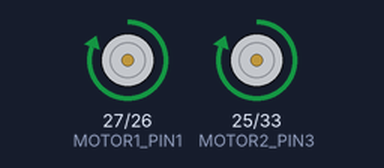
Recording of a sketch running on a simulated ESP32. Parts: motor-driver pin pairs drawn as motors (green arrow = first pin HIGH = forward, orange = second pin HIGH = backward, longer = more drive, scaled by the enable pin).

Above: at 1.0 s.
At 3.0 s:
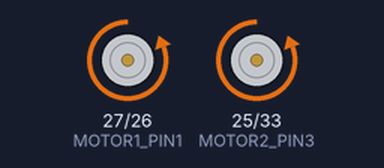
At 5.0 s:
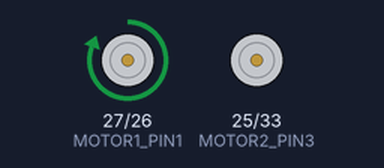
At 9.0 s:
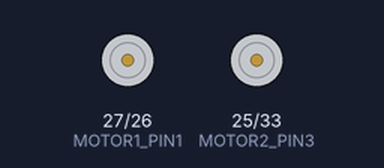
Timing chart, 0 to 13.0 s (numbered marks = the images above):
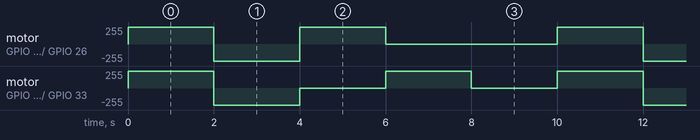

Measured:
- by itself, motor on GPIO 25 (MOTOR2_PIN3) / GPIO 33 (MOTOR2_PIN4): repeats every 10.0 s: backward 255/255 2.0 s, 2 × (stopped 2.0 s, forward 255/255 2.0 s)
- by itself, motor on GPIO 27 (MOTOR1_PIN1) / GPIO 26 (MOTOR1_PIN2): repeats every 10.0 s: backward 255/255 2.0 s, forward 255/255 2.0 s, stopped 4.0 s, forward 255/255 2.0 s

The sketch:

L2_Motor.ino
```cpp
/*
  PWN example for ESP32

  https://www.arduino.cc/en/Tutorial/BuiltInExamples/Blink
*/

int MOTOR1_EN = 14;
int MOTOR1_PIN1 = 27;
int MOTOR1_PIN2 = 26;
int MOTOR2_EN = 32;
int MOTOR2_PIN3 = 25;
int MOTOR2_PIN4 = 33;

// output1 connects to left motor's vin
// output2 connects to left motor's gnd
// output4 connects to right motor's vin
// output3 connects to right motor's gnd

// the setup function runs once when you press reset or power the board
void setup() {
  pinMode(MOTOR1_EN, OUTPUT);
  pinMode(MOTOR1_PIN1, OUTPUT);
  pinMode(MOTOR1_PIN2, OUTPUT);
  pinMode(MOTOR2_EN, OUTPUT);
  pinMode(MOTOR2_PIN3, OUTPUT);
  pinMode(MOTOR2_PIN4, OUTPUT);
}

// the loop function runs over and over again forever
void loop() {
  setMotorPowers(255,255);
  delay(2000);

  setMotorPowers(-255,-255);
  delay(2000);

  setMotorPowers(255,0);
  delay(2000);

  setMotorPowers(0,255);
  delay(2000);

  setMotorPowers(0,0);
  delay(2000);
}

// set motors' power with direction
void setMotorPowers(int left, int right){
  analogWrite(MOTOR1_EN, abs(left));
  analogWrite(MOTOR2_EN, abs(right));
  leftMotorDirection(left);
  rightMotorDirection(right);
}

// config left motor's direction
void leftMotorDirection(int left){
  if (left >= 0){
    // clockwise
    // output1 is HIGH
    // output2 is LOW
    // so
    // input1 is HIGH
    // inout2 is LOW
    digitalWrite(MOTOR1_PIN1, HIGH);
    digitalWrite(MOTOR1_PIN2, LOW);
  }
  else {
    // anticlockwise
    // output1 is LOW
    // output2 is HIGH
    // so
    // input1 is LOW
    // inout2 is HIGH
    digitalWrite(MOTOR1_PIN1, LOW);
    digitalWrite(MOTOR1_PIN2, HIGH);
  }
}

// config right motor's direction
void rightMotorDirection(int right){
  if (right >= 0){
    // anticlockwise
    // output4 is LOW
    // output3 is HIGH
    // so
    // input4 is LOW
    // inout3 is HIGH
    digitalWrite(MOTOR2_PIN4, LOW);
    digitalWrite(MOTOR2_PIN3, HIGH);
  }
  else {
    // clockwise
    // output4 is HIGH
    // output3 is LOW
    // so
    // input4 is HIGH
    // inout3 is LOW
    digitalWrite(MOTOR2_PIN4, HIGH);
    digitalWrite(MOTOR2_PIN3, LOW);
  }
}
```
